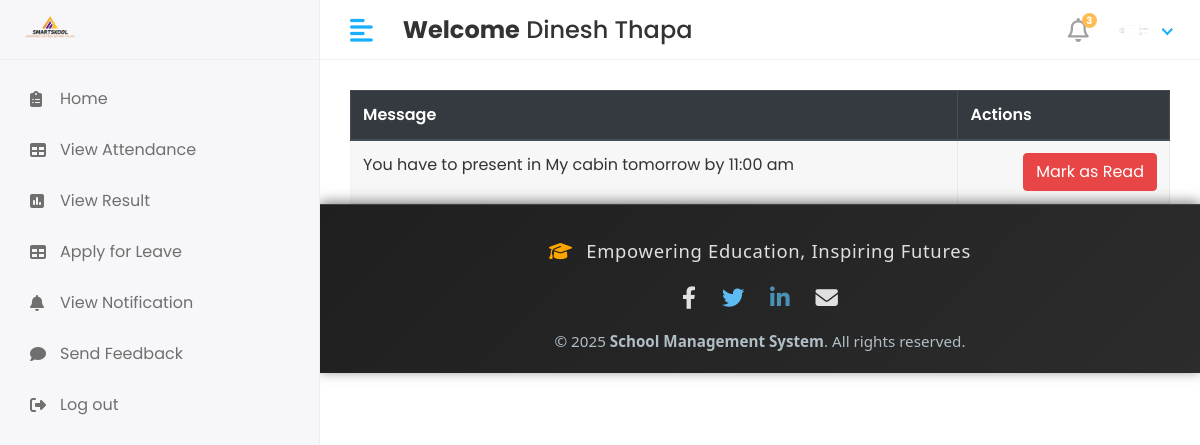
Page /student/Notification/ (signed in) on the committed database.
### app/models.py (models this page shows, shortened)
class CustomUser(AbstractUser):
   USER= (
      (1,'hod'),
      (2,'staff'),
      (3,'student'),
    )
   user_type=models.CharField(choices=USER,max_length=50,default=1)
   profile_pic = models.ImageField(upload_to='media/profile_pics')

class student_notification(models.Model):
    student_id = models.ForeignKey(student, on_delete=models.CASCADE)
    message = models.TextField()
    created_at = models.DateField(auto_now_add=True)
    status = models.IntegerField(null=True,default=0)

### school_management_system/Student_Views.py (the view)
# urls.py: path('student/Notification/',Student_Views.Student_notification,name='student_notification'),
def Student_notification(request):
    student_obj = student.objects.filter(admin=request.user.id)
    for i in student_obj:
        student_id =i.id
    student_notification_obj = student_notification.objects.filter(student_id=student_id)
    context = {
        'student_notification_obj': student_notification_obj,
    }
    return render(request, 'Student/student_notification.html',context)

### templates/student/student_notification.html
{% extends 'base.html' %}
{% block content %}
<div class="table-responsive">
        <table id="studentTable" class="table table-striped table-bordered" style="width: 100%; background: #fff;">
            <thead class="thead-dark">
                <tr>
                    <th>Message</th>
                    <th>Actions</th>
                </tr>
            </thead>
            <tbody>
                {% for i in student_notification_obj %}
                <tr>
                    <td>{{i.message}}  </td>
                    <td class ="text-right">
                        <div class ="actions">
                            {% if i.status == 0%}
                        <a href="{% url 'student_mark_as_done'  status=i.id%}" class="btn btn-danger "> Mark as Read</a>
                            {%else%}
                        <button class="btn btn-success " disabled = "disabled"> Mark as Read</button>
                            {%endif%}
                    </div>
                    </td>
                </tr>
                {% endfor %}
            </tbody>
        </table>
    </div>
{% endblock %}

### templates/includes/header.html (shortened to what this page needs)
{% load static %}
<div class="header">
    {% if user.user_type == '1' %}
            <div class="header-left">
               <a href="" class="logo">
               <img src="{% static 'assets/img/logo1.png'%}" alt="Logo" width="80" height="80">
               </a>
               <a href="index.html" class="logo logo-small">
               <img src="{% static 'assets/img/logo1.png'%}" alt="Logo" width="80" height="80">
               </a>
            </div>
            <a href="javascript:void(0);" id="toggle_btn">
            <i class="fas fa-align-left"></i>
            </a>
            <div class="top-nav-search mt-3" >
               <h4><strong>Welcome</strong>&nbsp;<span>{{user.first_name}} {{user.last_name}}</span></h4>
            </div>
            <a class="mobile_btn" id="mobile_btn">
            <i class="fas fa-bars"></i>
            </a>
            <ul class="nav user-menu">
               <li class="nav-item dropdown noti-dropdown">
                  <a href="#" class="dropdown-toggle nav-link" data-toggle="dropdown">
                  <i class="far fa-bell"></i> <span class="badge badge-pill">3</span>
                  </a>
                  <div class="dropdown-menu notifications">
                     <div class="topnav-dropdown-header">
                        <span class="notification-title">Notifications</span>
                        <a href="javascript:void(0)" class="clear-noti"> Clear All </a>
                     </div>
                     <div class="noti-content">
                        <ul class="notification-list">
                           <li class="notification-message">
                              <a href="#">
                                 <div class="media">
                                    <span class="avatar avatar-sm">
                                    <img class="avatar-img rounded-circle" alt="User Image" src="{{ user.profile.profile_pic.url }}">
                                    </span>
                                    <div class="media-body">
                                       <p class="noti-details"><span class="noti-title">Carlson Tech</span> has approved <span class="noti-title">your estimate</span></p>
                                       <p class="noti-time"><span class="notification-time">4 mins ago</span></p>
                                    </div>
                                 </div>
                              </a>
                           </li>
                           <li class="notification-message">
                              <a href="#">
                                 <div class="media">
                                    <span class="avatar avatar-sm">
                                    <img class="avatar-img rounded-circle" alt="User Image" src="{% static 'assets/img/profiles/avatar-11.jpg'%}">
                                    </span>
                                    <div class="media-body">
                                       <p class="noti-details"><span class="noti-title">International Software Inc</span> has sent you a invoice in the amount of <span class="noti-title">$218</span></p>
                                       <p class="noti-time"><span class="notification-time">6 mins ago</span></p>
                                    </div>
                                 </div>
                              </a>
                           </li>
                           <li class="notification-message">
                              <a href="#">
                                 <div class="media">
                                    <span class="avatar avatar-sm">
                                    <img class="avatar-img rounded-circle" alt="User Image" src="{% static 'assets/img/profiles/avatar-17.jpg'%}">
                                    </span>
                                    <div class="media-body">
                                       <p class="noti-details"><span class="noti-title">John Hendry</span> sent a cancellation request <span class="noti-title">Apple iPhone XR</span></p>
                                       <p class="noti-time"><span class="notification-time">8 mins ago</span></p>
                                    </div>
                                 </div>
                              </a>
                           </li>
                           <li class="notification-message">
                              <a href="#">
                                 <div class="media">
                                    <span class="avatar avatar-sm">
                                    <img class="avatar-img rounded-circle" alt="User Image" src="{% static 'assets/img/profiles/avatar-13.jpg'%}">
                                    </span>
                                    <div class="media-body">
                                       <p class="noti-details"><span class="noti-title">Mercury Software Inc</span> added a new product <span class="noti-title">Apple MacBook Pro</span></p>
                                       <p class="noti-time"><span class="notification-time">12 mins ago</span></p>
                                    </div>
                                 </div>
                              </a>
                           </li>
                        </ul>
                     </div>
                     <div class="topnav-dropdown-footer">
                        <a href="#">View all Notifications</a>
                     </div>
                  </div>
               </li>
               <li class="nav-item dropdown has-arrow">
                  <a href="#" class="dropdown-toggle nav-link" data-toggle="dropdown">
                    <span class="user-img">
                     {% if user.profile_pic and user.profile_pic.url %}
                        <span class="user-img">
                           <img class="rounded-circle" src="{{ user.profile_pic.url }}" width="30" alt="Profile">
                           <span class="status online"></span>
                        </span>
                     {% else %}
                        <span class="user-img">
                           <img class="rounded-circle" src="{% static 'assets/img/noimg.png' %}" width="30" alt="Profile">
                           <span class="status online"></span>
                        </span>
                     {% endif %}
                                 </span>
                  </a>
                  <div class="dropdown-menu">
                     <div class="user-header">
                        <div class="avatar avatar-sm">
                           {% if user.profile_pic and user.profile_pic.url %}
                              <img src="{{ user.profile_pic.url }}" alt="User Image" class="avatar-img rounded-circle">
                           {% else %}
                              <img src="{% static 'assets/img/noimg.png' %}" alt="User Image" class="avatar-img rounded-circle">
                           {% endif %}
                        </div>
                        <div class="user-text">
                           <h6>{{user.first_name}}&nbsp; {{user.last_name}}</h6>
                           {% if user.user_type == '1' %}
                           <p class="text-muted mb-0">HOD</p>
                           {%elif user.user_type == '2' %}
                           <p class="text-muted mb-0">Staff</p>
                           {%else%}
                           <p class="text-muted mb-0">Student</p>
                           {%endif%}
                        </div>
                     </div>
                     <a class="dropdown-item" href="#">My Profile</a>
                     <a class="dropdown-item" href="inbox.html">Inbox</a>
                     <a class="dropdown-item" href={% url 'logout' %}>Logout</a>
                  </div>
               </li>
            </ul>
         {%else%}
         <div class="header-left">
              <a href="" class="logo">
               <img src="{% static 'assets/img/logo1.png'%}" alt="Logo" width="80" height="80">
               </a>
            </div>
            <a href="javascript:void(0);" id="toggle_btn">
            <i class="fas fa-align-left"></i>
            </a>
            <div class="top-nav-search mt-3" >
               <h4><strong>Welcome</strong>&nbsp;<span>{{user.first_name}} {{user.last_name}}</span></h4>
            </div>
            <ul class="nav user-menu">
               <li class="nav-item dropdown noti-dropdown">
                  <a href="#" class="dropdown-toggle nav-link" data-toggle="dropdown">
                  <i class="far fa-bell"></i> <span class="badge badge-pill">3</span>
                  </a>
               </li>
               <li class="nav-item dropdown has-arrow">
                  <a href="#" class="dropdown-toggle nav-link" data-toggle="dropdown">
                    <span class="user-img">
                     {% if user.profile_pic and user.profile_pic.url %}
                        <span class="user-img">
                           <img class="rounded-circle" src="{{ user.profile_pic.url }}" width="30" alt="Profile">
                        </span>
                     {% else %}
                        <span class="user-img">
                           <img class="rounded-circle" src="{% static 'assets/img/noimg.png' %}" width="30" alt="Profile">
                           <span class="status online"></span>
                        </span>
                     {% endif %}
                                 </span>
                  </a>
               </li>
            </ul>
         {% endif %}
</div>

### static/assets/css/style.css (style rules this page uses)
html { height: 100%; }
body { background-color: #fff; color: #333; font-family: 'Poppins', sans-serif; font-size: 1rem; height: 100%; line-height: 1.5; overflow-x: hidden; }
h1, h2, h3, h4, h5, h6 { font-family: 'Poppins', sans-serif; margin-top: 0; }
a { color: #009ce7; }
input, button, a { transition: all 0.4s ease; -moz-transition: all 0.4s ease; -o-transition: all 0.4s ease; -ms-transition: all 0.4s ease; -webkit-transition: all 0.4s ease; }
ul, ol { padding: 0px; list-style: none; }
.table { color: #333; max-width: 100%; margin-bottom: 0; width: 100%; }
.table-striped > tbody > tr:nth-of-type(2n+1) { background-color: #f8f9fa; }
.table thead tr th { font-weight: 600; }
.table tbody tr { border-bottom: 1px solid rgba(0, 0, 0, 0.05); }
.table-striped thead tr { border-color: transparent; }
.table-striped tbody tr { border-color: transparent; }
.table-striped tbody tr:nth-of-type(odd) { background-color: rgba(235, 235, 235, 0.4); }
.table-bordered { border: 1px solid rgba(0, 0, 0, 0.05) !important; }
.table-bordered th, .table-bordered td { border-color: rgba(0, 0, 0, 0.05); }
.btn-danger { background-color: #e84646; border: 1px solid #e84646; }
.header { background-color: #fff; border-bottom: 1px solid #f3f3f4; left: 0; position: fixed; right: 0; top: 0; z-index: 1001; height: 60px; }
.header .header-left { float: left; height: 60px; padding: 0 20px; position: relative; width: 320px; z-index: 1; transition: all 0.2s ease-in-out; background-color: #f7f7fa; border-bottom: 1px solid #efefef; border-right: 1px solid #ececf5; display: flex; align-items: center; }
.header .header-left .logo { display: inline-block; line-height: 60px; }
.header .header-left .logo img { max-height: 40px; width: auto; }
.header .dropdown-toggle:after { display: none; }
.header .has-arrow .dropdown-toggle:after { border-top: 0; border-left: 0; border-bottom: 2px solid #18aefa; border-right: 2px solid #18aefa; content: ''; height: 8px; display: inline-block; pointer-events: none; -webkit-transform-origin: 66% 66%; -ms-transform-origin: 66% 66%; transform-origin: 66% 66%; -webkit-transform: rotate(45deg); -ms-transform: rotate(45deg); transform: rotate(45deg); -webkit-transition: all 0.15s ease-in-out; transition: all 0.15s ease-in-out; width: 8px; vertical-align: 0px; }
.user-menu { float: right; margin: 0; position: relative; z-index: 99; padding-right: 15px; }
.user-menu.nav > li > a { color: #a0a0a0; font-size: 14px; line-height: 58px; padding: 0 15px; height: 60px; }
.user-img { margin-right: 3px; position: relative; }
.top-nav-search { float: left; margin-left: 15px; }
.user-menu.nav > li > a .badge { background-color: #FFBC53; display: block; font-size: 10px; font-weight: bold; height: 15px; width: 15px; position: absolute; right: 7px; top: 13px; color: #fff; padding: 3px; }
.user-menu.nav > li > a > i { font-size: 1.5rem; line-height: 60px; }
@media (min-width: 992px) { #toggle_btn { align-items: center; color: #18aefa; display: inline-flex; float: left; font-size: 26px; height: 60px; justify-content: center; margin-left: 15px; padding: 0 15px; } }

### rows in the picture
CustomUser: first_name "Dinesh", last_name "Thapa", profile_pic (picture)
student_notification: message "You have to present in My cabin tomorrow by 11:00 am", status "Mark as Read"
